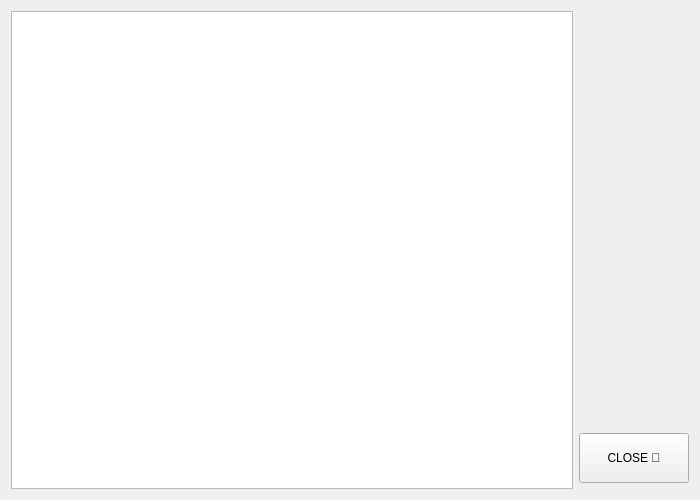
<?xml version="1.0" encoding="UTF-8"?>
<ui version="4.0">
 <class>ShowContact</class>
 <widget class="QWidget" name="ShowContact">
  <property name="geometry">
   <rect>
    <x>0</x>
    <y>0</y>
    <width>700</width>
    <height>500</height>
   </rect>
  </property>
  <property name="minimumSize">
   <size>
    <width>0</width>
    <height>0</height>
   </size>
  </property>
  <property name="maximumSize">
   <size>
    <width>16777215</width>
    <height>16777215</height>
   </size>
  </property>
  <property name="windowTitle">
   <string>Form</string>
  </property>
  <property name="styleSheet">
   <string notr="true"/>
  </property>
  <layout class="QHBoxLayout" name="horizontalLayout">
   <item>
    <widget class="QListWidget" name="listWidget">
     <property name="styleSheet">
      <string notr="true"/>
     </property>
     <property name="verticalScrollMode">
      <enum>QAbstractItemView::ScrollPerPixel</enum>
     </property>
    </widget>
   </item>
   <item>
    <layout class="QVBoxLayout" name="verticalLayout">
     <property name="bottomMargin">
      <number>6</number>
     </property>
     <item>
      <spacer name="verticalSpacer">
       <property name="orientation">
        <enum>Qt::Vertical</enum>
       </property>
       <property name="sizeHint" stdset="0">
        <size>
         <width>20</width>
         <height>40</height>
        </size>
       </property>
      </spacer>
     </item>
     <item>
      <widget class="QPushButton" name="pushButton">
       <property name="minimumSize">
        <size>
         <width>110</width>
         <height>50</height>
        </size>
       </property>
       <property name="text">
        <string>CLOSE 🥺</string>
       </property>
      </widget>
     </item>
    </layout>
   </item>
  </layout>
 </widget>
 <resources/>
 <connections/>
</ui>
